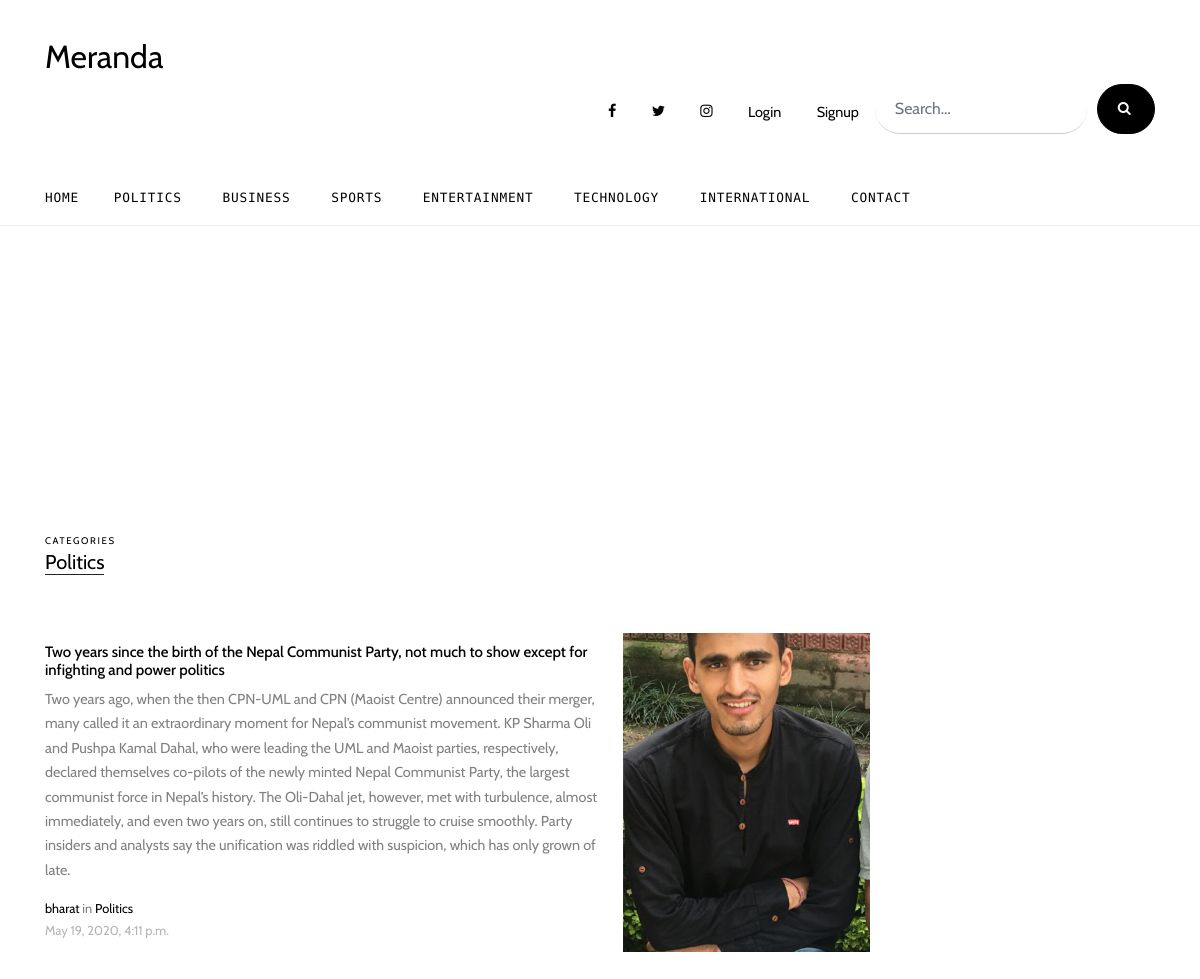
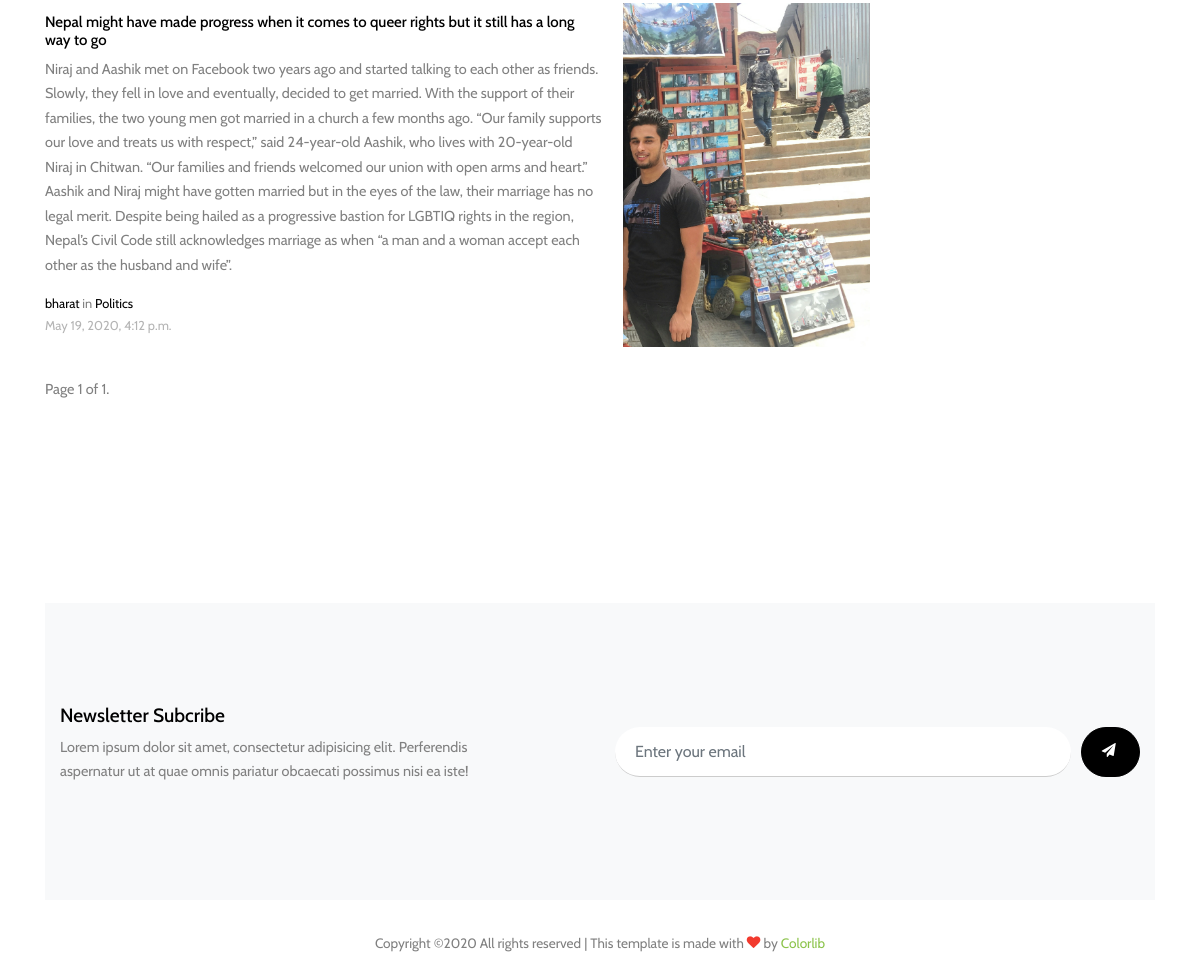
Screenshot of /news/2/ with the database file from the repository (2 pictures, top to bottom).
### news_app/models.py (models this page shows, shortened)
class Category(models.Model):
    title = models.CharField(max_length=30)
    class Meta:
        verbose_name_plural = "Categories"

class News(models.Model):
    title = models.CharField(max_length=255)
    content = models.TextField()
    count = models.IntegerField(default=0)
    slug = models.SlugField(max_length=255, null=True)
    category = models.ManyToManyField(Category, related_name="news_categoreis")
    author = models.ForeignKey(
        settings.AUTH_USER_MODEL,
        on_delete=models.CASCADE,
    )
    created_at = models.DateTimeField(auto_now_add=True)
    updated_at = models.DateTimeField(auto_now=True)
    cover_image = models.ImageField(upload_to="news", null=True)
    def get_absolute_url(self):
        return reverse("single_news", kwargs={"pk": self.pk, "slug": self.slug})

### account/models.py (models this page shows)
class User(AbstractUser):
    ROLES = (("0", "Admin"), ("1", "Journalist"), ("2", "Guest"))
    role = models.CharField(max_length=1, choices=ROLES, default="2")
    email = models.EmailField(verbose_name="email address", max_length=255, unique=True,)
    USERNAME_FIELD = "email"
    REQUIRED_FIELDS = "username", "role", "first_name", "last_name"
    def __str__(self):
        return self.username

### news_app/views.py (the view)
# urls.py: path("<category_id>/", views.CategoryNewsView.as_view(), name="category_news"),
class CategoryNewsView(View):
    def get(self, request, category_id, *args, **kwargs):
        template_name = "news/categories.html"
        category = get_object_or_404(Category, pk=category_id)
        category_news_list = News.objects.filter(category=category)
        paginator = Paginator(category_news_list,4) # Show 25 contacts per page.
        page_number = request.GET.get('page')
        page_obj = paginator.get_page(page_number)
        return render(
            request, template_name, {"category_news_list": category_news_list, "category": category,"page_obj": page_obj}
        )

### news_app/context_processor.py (called while the page is built)
def categories(request):
    category_list = Category.objects.all()
    return {"categories": category_list}

### templates/news/categories.html (shortened to what this page needs)
{% extends 'partial/layout.html' %}
      {% block header %}
      {% include "partial/header.html" %}
      {% endblock header %}
      {% block nav %}
      {% include "partial/nav.html" %}
      {% endblock nav %}
     {% block news %}
    <div class="container">
        <div class="row">
          <div class="col-lg-9">
            <div class="section-title">
              <span class="caption d-block small">Categories</span>
              <h2>{{ category.title }}</h2>
            </div>
         {% for news in page_obj %}
            <div class="post-entry-2 d-flex">
              <div class="thumbnail order-md-2" style="background-image: url('{{ news.cover_image.url }}')"></div>
              <div class="contents order-md-1 pl-0">
                <h2><a href="{{ news.get_absolute_url }}">{{ news.title }}</a></h2>
                <p class="mb-3">{{ news.content }}</p>
                <div class="post-meta">
                  <span class="d-block"><a href="#">{{ news.author }}</a> in <a href="#">{{ category.title }}</a></span>
                  <span class="date-read">{{ news.created_at }}</span>
                </div>
              </div>
            </div>
            {% endfor %}
            <div class="pagination">
        <span class="step-links">
        <span class="current">
            Page {{ page_obj.number }} of {{ page_obj.paginator.num_pages }}.
        </span>
    </span>
   </div>
          </div>
     {% endblock news %}
    {% block footer %}
    {% include "partial/footer.html" %}
    {% endblock footer %}

### templates/partial/nav.html
{% load static %}
<div class="container">
        <div class="d-flex align-items-center">
          <div class="mr-auto">
            <nav class="site-navigation position-relative text-right" role="navigation">
              <ul class="site-menu main-menu js-clone-nav mr-auto d-none pl-0 d-lg-block">
                <li class="active">
                  <a href="{% url 'home' %}" class="nav-link text-left">Home</a>
                </li>
                {% for category in categories %}
                <li>
                  <a href="{% url 'category_news' category_id=category.id %}" class="nav-link text-left">{{ category.title }}</a>
                </li>
                {% endfor %}
                <li><a href="contact.html" class="nav-link text-left">Contact</a></li>
              </ul>
            </nav>
          </div>
        </div>
      </div>

### static/css/style.css (style rules this page uses)
html { overflow-x: hidden; }
body { line-height: 1.7; color: gray; font-weight: 300; font-size: .9rem; }
a { -webkit-transition: .3s all ease; -o-transition: .3s all ease; transition: .3s all ease; }
h1, h2, h3, h4, h5, .h1, .h2, .h3, .h4, .h5 { font-family: "Cabin", -apple-system, BlinkMacSystemFont, "Segoe UI", Roboto, "Helvetica Neue", Arial, sans-serif, "Apple Color Emoji", "Segoe UI Emoji", "Segoe UI Symbol", "Noto Color Emoji"; }
.site-navbar .site-navigation .site-menu { margin-left: 0; padding-left: 0; margin-bottom: 0; }
.site-navbar .site-navigation .site-menu .active > a { color: #000; display: inline-block; padding-left: 10px; padding-right: 10px; }
.site-navbar .site-navigation .site-menu a { text-decoration: none !important; display: inline-block; }
.site-navbar .site-navigation .site-menu > li { display: inline-block; }
.site-navbar .site-navigation .site-menu > li:first-child > a { padding-left: 0; }
.site-navbar .site-navigation .site-menu > li > a { text-transform: uppercase; font-size: .8rem; letter-spacing: .05rem; font-weight: 400; display: inline-block; text-decoration: none !important; color: #000; }
.site-mobile-menu .site-nav-wrap { padding: 0; margin: 0; list-style: none; position: relative; }
.site-mobile-menu .site-nav-wrap a { padding: 10px 20px; display: block; position: relative; color: #212529; }
.site-mobile-menu .site-nav-wrap li { position: relative; display: block; }
.site-mobile-menu .site-nav-wrap li.active > a { color: #8bc34a !important; }
.site-mobile-menu .site-nav-wrap > li { display: block; position: relative; float: left; width: 100%; }
.site-mobile-menu .site-nav-wrap > li > a { padding-left: 20px; font-size: 20px; }
.sticky-wrapper .site-navbar .site-menu > li { display: inline-block; }
.sticky-wrapper .site-navbar .site-menu > li.active > a { color: #000; }
.section-title { color: #000; margin-bottom: 50px; }
.section-title h2 { font-size: 20px; font-weight: 400; border-bottom: 1px solid #222; position: relative; display: inline-block; }
.section-title h2:before { position: absolute; content: ""; height: 1px; background: #777; }
.post-meta { font-size: .8rem; }
.post-meta a { color: #000; }
.date-read { color: #b4b4b4; }
.post-entry-1, .post-entry-2 { font-size: .9rem; margin-bottom: 30px; }
.post-entry-1 h2, .post-entry-2 h2 { font-size: 20px; }
.post-entry-1 h2 a, .post-entry-2 h2 a { color: #000; }
.post-entry-2 { font-size: .9rem; }
.post-entry-2 .thumbnail { background-size: cover; background-position: center; width: 30%; }
.post-entry-2 .contents { width: 70%; padding: 10px 20px; }
.post-entry-2 .contents h2 { font-size: 15px; }
.caption { font-size: .9rem; text-transform: uppercase; letter-spacing: .1rem; }
.caption.small { font-size: .6rem; }

### rows the page displays
Category: title "POLITICS", title "Politics"
Category: title "BUSINESS"
Category: title "SPORTS"
Category: title "ENTERTAINMENT"
Category: title "TECHNOLOGY"
Category: title "INTERNATIONAL"
News: cover_image (picture), title "Two years since the birth of the Nepal Communist Party, not much to show except for infighting and power politics", content "Two years ago, when the then CPN-UML and CPN (Maoist Centre) announced their merger, many called it an extraordinary moment for Nepal’s communist movement. KP Sharma Oli and Pushpa Kamal Dahal, who were leading the UML and Maoist parties, respectively, declared themselves co-pilots of the newly minted Nepal Communist Party, the largest communist force in Nepal’s history. The Oli-Dahal jet, however, met with turbulence, almost immediately, and even two years on, still continues to struggle to cruise smoothly. Party insiders and analysts say the unification was riddled with suspicion, which has only grown of late.", author "bharat", created_at "May 19, 2020, 4:11 p.m."
News: cover_image (picture), title "Nepal might have made progress when it comes to queer rights but it still has a long way to go", content "Niraj and Aashik met on Facebook two years ago and started talking to each other as friends. Slowly, they fell in love and eventually, decided to get married. With the support of their families, the two young men got married in a church a few months ago. “Our family supports our love and treats us with respect,” said 24-year-old Aashik, who lives with 20-year-old Niraj in Chitwan. “Our families and friends welcomed our union with open arms and heart.” Aashik and Niraj might have gotten married but in the eyes of the law, their marriage has no legal merit. Despite being hailed as a progressive bastion for LGBTIQ rights in the region, Nepal’s Civil Code still acknowledges marriage as when “a…", author "bharat", created_at "May 19, 2020, 4:12 p.m."

### other values shown
{{ page_obj.number }} "1"
{{ page_obj.paginator.num_pages }} "1"
